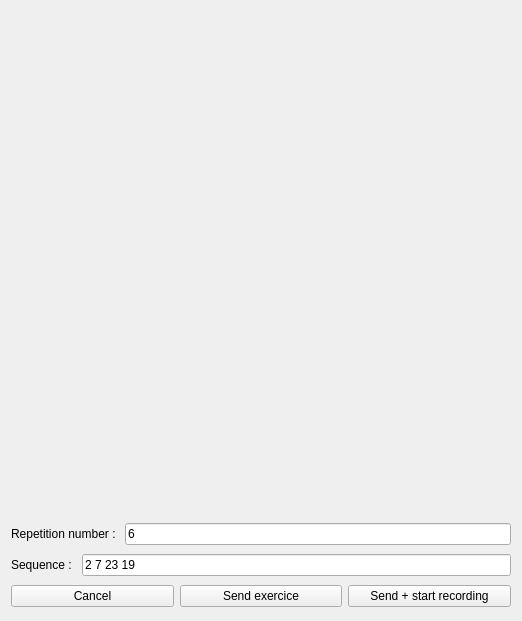
<?xml version="1.0" encoding="UTF-8"?>
<ui version="4.0">
 <class>SignsWidget</class>
 <widget class="QWidget" name="SignsWidget">
  <property name="geometry">
   <rect>
    <x>0</x>
    <y>0</y>
    <width>522</width>
    <height>621</height>
   </rect>
  </property>
  <property name="maximumSize">
   <size>
    <width>522</width>
    <height>621</height>
   </size>
  </property>
  <property name="windowTitle">
   <string>Form</string>
  </property>
  <layout class="QVBoxLayout" name="verticalLayout_2">
   <item>
    <widget class="QLabel" name="label">
     <property name="minimumSize">
      <size>
       <width>500</width>
       <height>500</height>
      </size>
     </property>
     <property name="maximumSize">
      <size>
       <width>500</width>
       <height>500</height>
      </size>
     </property>
     <property name="text">
      <string/>
     </property>
     <property name="pixmap">
      <pixmap>../../../imagesMemoire/gestureIds.png</pixmap>
     </property>
     <property name="scaledContents">
      <bool>true</bool>
     </property>
     <property name="alignment">
      <set>Qt::AlignCenter</set>
     </property>
     <property name="wordWrap">
      <bool>false</bool>
     </property>
    </widget>
   </item>
   <item>
    <layout class="QHBoxLayout" name="horizontalLayout_3">
     <item>
      <widget class="QLabel" name="label_3">
       <property name="text">
        <string>Repetition number : </string>
       </property>
      </widget>
     </item>
     <item>
      <widget class="QLineEdit" name="lineEdit_rep">
       <property name="text">
        <string>6</string>
       </property>
      </widget>
     </item>
    </layout>
   </item>
   <item>
    <layout class="QHBoxLayout" name="horizontalLayout_2">
     <item>
      <widget class="QLabel" name="label_2">
       <property name="text">
        <string>Sequence : </string>
       </property>
      </widget>
     </item>
     <item>
      <widget class="QLineEdit" name="lineEdit_gestures">
       <property name="text">
        <string>2 7 23 19</string>
       </property>
      </widget>
     </item>
    </layout>
   </item>
   <item>
    <layout class="QHBoxLayout" name="horizontalLayout">
     <item>
      <widget class="QPushButton" name="button_cancel">
       <property name="text">
        <string>Cancel</string>
       </property>
      </widget>
     </item>
     <item>
      <widget class="QPushButton" name="button_send">
       <property name="text">
        <string>Send exercice</string>
       </property>
      </widget>
     </item>
     <item>
      <widget class="QPushButton" name="button_sendRecord">
       <property name="text">
        <string>Send + start recording</string>
       </property>
      </widget>
     </item>
    </layout>
   </item>
  </layout>
 </widget>
 <resources/>
 <connections/>
</ui>
